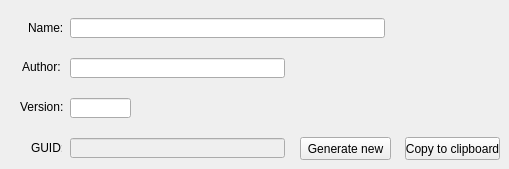
    <widget class="QWidget" name="modInfoTab">
     <property name="autoFillBackground">
      <bool>true</bool>
     </property>
     <attribute name="title">
      <string>Mod info</string>
     </attribute>
     <widget class="QLineEdit" name="modNameEdit">
      <property name="geometry">
       <rect>
        <x>70</x>
        <y>18</y>
        <width>315</width>
        <height>20</height>
       </rect>
      </property>
     </widget>
     <widget class="QLineEdit" name="modGuidEdit">
      <property name="enabled">
       <bool>false</bool>
      </property>
      <property name="geometry">
       <rect>
        <x>70</x>
        <y>138</y>
        <width>215</width>
        <height>20</height>
       </rect>
      </property>
     </widget>
     <widget class="QLabel" name="label">
      <property name="geometry">
       <rect>
        <x>28</x>
        <y>20</y>
        <width>51</width>
        <height>16</height>
       </rect>
      </property>
      <property name="text">
       <string>Name:</string>
      </property>
     </widget>
     <widget class="QLineEdit" name="modAuthorEdit">
      <property name="geometry">
       <rect>
        <x>70</x>
        <y>58</y>
        <width>215</width>
        <height>20</height>
       </rect>
      </property>
     </widget>
     <widget class="QLabel" name="label_3">
      <property name="geometry">
       <rect>
        <x>22</x>
        <y>60</y>
        <width>47</width>
        <height>13</height>
       </rect>
      </property>
      <property name="text">
       <string>Author:</string>
      </property>
     </widget>
     <widget class="QPushButton" name="guidButton">
      <property name="geometry">
       <rect>
        <x>300</x>
        <y>137</y>
        <width>91</width>
        <height>23</height>
       </rect>
      </property>
      <property name="text">
       <string>Generate new</string>
      </property>
     </widget>
     <widget class="QLineEdit" name="modVersionEdit">
      <property name="geometry">
       <rect>
        <x>70</x>
        <y>98</y>
        <width>61</width>
        <height>20</height>
       </rect>
      </property>
     </widget>
     <widget class="QLabel" name="label_2">
      <property name="geometry">
       <rect>
        <x>20</x>
        <y>100</y>
        <width>47</width>
        <height>13</height>
       </rect>
      </property>
      <property name="text">
       <string>Version:</string>
      </property>
     </widget>
     <widget class="QLabel" name="label_4">
      <property name="geometry">
       <rect>
        <x>31</x>
        <y>140</y>
        <width>31</width>
        <height>16</height>
       </rect>
      </property>
      <property name="text">
       <string>GUID:</string>
      </property>
     </widget>
     <widget class="QPushButton" name="guidCopyButton">
      <property name="geometry">
       <rect>
        <x>405</x>
        <y>137</y>
        <width>95</width>
        <height>23</height>
       </rect>
      </property>
      <property name="text">
       <string>Copy to clipboard</string>
      </property>
     </widget>
    </widget>
